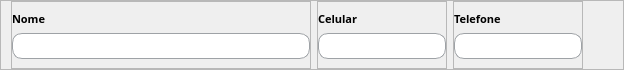
           <widget class="QFrame" name="frame_34">
            <property name="sizePolicy">
             <sizepolicy hsizetype="Preferred" vsizetype="Expanding">
              <horstretch>0</horstretch>
              <verstretch>0</verstretch>
             </sizepolicy>
            </property>
            <property name="minimumSize">
             <size>
              <width>0</width>
              <height>70</height>
             </size>
            </property>
            <property name="maximumSize">
             <size>
              <width>16777215</width>
              <height>70</height>
             </size>
            </property>
            <property name="frameShape">
             <enum>QFrame::StyledPanel</enum>
            </property>
            <property name="frameShadow">
             <enum>QFrame::Raised</enum>
            </property>
            <layout class="QHBoxLayout" name="horizontalLayout_4">
             <property name="leftMargin">
              <number>10</number>
             </property>
             <property name="topMargin">
              <number>0</number>
             </property>
             <property name="rightMargin">
              <number>0</number>
             </property>
             <property name="bottomMargin">
              <number>0</number>
             </property>
             <item>
              <widget class="QFrame" name="frame_41">
               <property name="sizePolicy">
                <sizepolicy hsizetype="Expanding" vsizetype="Preferred">
                 <horstretch>0</horstretch>
                 <verstretch>0</verstretch>
                </sizepolicy>
               </property>
               <property name="minimumSize">
                <size>
                 <width>300</width>
                 <height>0</height>
                </size>
               </property>
               <property name="maximumSize">
                <size>
                 <width>300</width>
                 <height>70</height>
                </size>
               </property>
               <property name="frameShape">
                <enum>QFrame::StyledPanel</enum>
               </property>
               <property name="frameShadow">
                <enum>QFrame::Raised</enum>
               </property>
               <layout class="QGridLayout" name="gridLayout_37">
                <property name="leftMargin">
                 <number>0</number>
                </property>
                <property name="topMargin">
                 <number>9</number>
                </property>
                <property name="rightMargin">
                 <number>0</number>
                </property>
                <item row="0" column="0">
                 <widget class="QLabel" name="label_32">
                  <property name="font">
                   <font>
                    <family>Raleway</family>
                    <pointsize>8</pointsize>
                    <weight>75</weight>
                    <bold>true</bold>
                   </font>
                  </property>
                  <property name="text">
                   <string>Nome</string>
                  </property>
                 </widget>
                </item>
                <item row="1" column="0">
                 <widget class="QLineEdit" name="input_nome">
                  <property name="sizePolicy">
                   <sizepolicy hsizetype="Expanding" vsizetype="Expanding">
                    <horstretch>0</horstretch>
                    <verstretch>0</verstretch>
                   </sizepolicy>
                  </property>
                  <property name="maximumSize">
                   <size>
                    <width>16777215</width>
                    <height>30</height>
                   </size>
                  </property>
                  <property name="font">
                   <font>
                    <family>Raleway</family>
                   </font>
                  </property>
                  <property name="styleSheet">
                   <string notr="true">QLineEdit {
	background-color:white;
	border-radius: 10px;
	border: 1px solid rgb(158, 162, 166);
	padding-left: 20px;
}</string>
                  </property>
                  <property name="placeholderText">
                   <string/>
                  </property>
                 </widget>
                </item>
               </layout>
              </widget>
             </item>
             <item>
              <widget class="QFrame" name="frame_40">
               <property name="sizePolicy">
                <sizepolicy hsizetype="Expanding" vsizetype="Preferred">
                 <horstretch>0</horstretch>
                 <verstretch>0</verstretch>
                </sizepolicy>
               </property>
               <property name="maximumSize">
                <size>
                 <width>150</width>
                 <height>70</height>
                </size>
               </property>
               <property name="frameShape">
                <enum>QFrame::StyledPanel</enum>
               </property>
               <property name="frameShadow">
                <enum>QFrame::Raised</enum>
               </property>
               <layout class="QGridLayout" name="gridLayout_36">
                <property name="leftMargin">
                 <number>0</number>
                </property>
                <property name="topMargin">
                 <number>9</number>
                </property>
                <property name="rightMargin">
                 <number>0</number>
                </property>
                <item row="0" column="0">
                 <widget class="QLabel" name="label_31">
                  <property name="font">
                   <font>
                    <family>Raleway</family>
                    <pointsize>8</pointsize>
                    <weight>75</weight>
                    <bold>true</bold>
                   </font>
                  </property>
                  <property name="text">
                   <string>Celular</string>
                  </property>
                 </widget>
                </item>
                <item row="1" column="0">
                 <widget class="QLineEdit" name="input_celular">
                  <property name="sizePolicy">
                   <sizepolicy hsizetype="Expanding" vsizetype="Expanding">
                    <horstretch>0</horstretch>
                    <verstretch>0</verstretch>
                   </sizepolicy>
                  </property>
                  <property name="maximumSize">
                   <size>
                    <width>150</width>
                    <height>30</height>
                   </size>
                  </property>
                  <property name="font">
                   <font>
                    <family>Raleway</family>
                   </font>
                  </property>
                  <property name="styleSheet">
                   <string notr="true">QLineEdit {
	background-color:white;
	border-radius: 10px;
	border: 1px solid rgb(158, 162, 166);
	padding-left: 20px;
}</string>
                  </property>
                  <property name="text">
                   <string/>
                  </property>
                 </widget>
                </item>
               </layout>
              </widget>
             </item>
             <item>
              <widget class="QFrame" name="frame_38">
               <property name="sizePolicy">
                <sizepolicy hsizetype="Expanding" vsizetype="Preferred">
                 <horstretch>0</horstretch>
                 <verstretch>0</verstretch>
                </sizepolicy>
               </property>
               <property name="maximumSize">
                <size>
                 <width>150</width>
                 <height>70</height>
                </size>
               </property>
               <property name="frameShape">
                <enum>QFrame::StyledPanel</enum>
               </property>
               <property name="frameShadow">
                <enum>QFrame::Raised</enum>
               </property>
               <layout class="QGridLayout" name="gridLayout_35">
                <property name="leftMargin">
                 <number>0</number>
                </property>
                <property name="topMargin">
                 <number>9</number>
                </property>
                <property name="rightMargin">
                 <number>0</number>
                </property>
                <item row="0" column="0">
                 <widget class="QLabel" name="label_30">
                  <property name="font">
                   <font>
                    <family>Raleway</family>
                    <pointsize>8</pointsize>
                    <weight>75</weight>
                    <bold>true</bold>
                   </font>
                  </property>
                  <property name="text">
                   <string>Telefone</string>
                  </property>
                 </widget>
                </item>
                <item row="1" column="0">
                 <widget class="QLineEdit" name="input_telefone">
                  <property name="sizePolicy">
                   <sizepolicy hsizetype="Expanding" vsizetype="Expanding">
                    <horstretch>0</horstretch>
                    <verstretch>0</verstretch>
                   </sizepolicy>
                  </property>
                  <property name="maximumSize">
                   <size>
                    <width>150</width>
                    <height>30</height>
                   </size>
                  </property>
                  <property name="font">
                   <font>
                    <family>Raleway</family>
                   </font>
                  </property>
                  <property name="styleSheet">
                   <string notr="true">QLineEdit {
	background-color:white;
	border-radius: 10px;
	border: 1px solid rgb(158, 162, 166);
	padding-left: 20px;
}</string>
                  </property>
                  <property name="text">
                   <string/>
                  </property>
                  <property name="placeholderText">
                   <string/>
                  </property>
                 </widget>
                </item>
               </layout>
              </widget>
             </item>
             <item>
              <spacer name="horizontalSpacer_11">
               <property name="orientation">
                <enum>Qt::Horizontal</enum>
               </property>
               <property name="sizeHint" stdset="0">
                <size>
                 <width>40</width>
                 <height>20</height>
                </size>
               </property>
              </spacer>
             </item>
            </layout>
           </widget>
